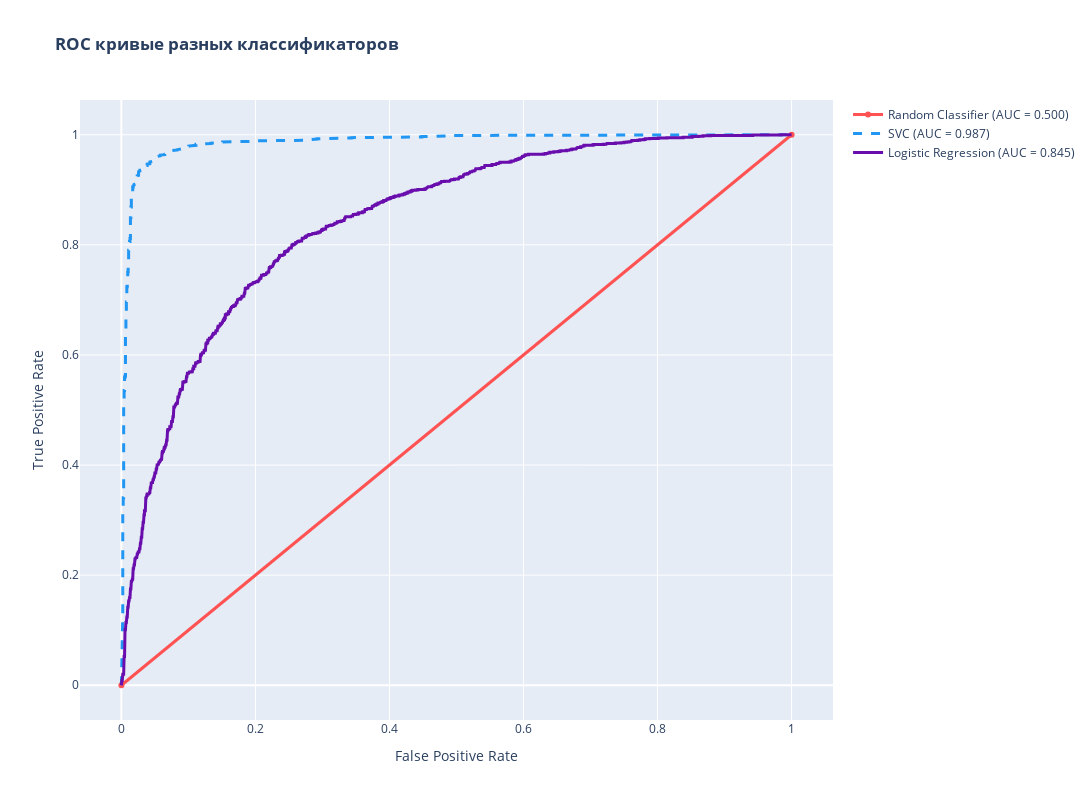

Source (notebook cell):
### Code cell
fig = go.Figure()

fpr1, tpr1, _ = roc_curve(y_test, y_random)
auc1 = auc(fpr1, tpr1)
fig.add_trace(go.Scatter(x=fpr1, y=tpr1, 
                         name=f'Random Classifier (AUC = {auc1:.3f})',
                         line=dict(color='#FF5252', width=3)))


fpr2, tpr2, _ = roc_curve(y_test, y_test_pred_svc)
auc2 = auc(fpr2, tpr2)
fig.add_trace(go.Scatter(x=fpr2, y=tpr2,
                         name=f'SVC (AUC = {auc2:.3f})',
                         line=dict(color='#2196F3', width=3, dash='dash')))


fpr3, tpr3, _ = roc_curve(y_test, y_test_pred_logreg)
auc3 = auc(fpr3, tpr3)
fig.add_trace(go.Scatter(x=fpr3, y=tpr3,
                         name=f'Logistic Regression (AUC = {auc3:.3f})',
                         line=dict(color='#6A0DAD', width=3)))

fig.update_layout(
    title='<b>ROC кривые разных классификаторов</b>',
    xaxis_title='False Positive Rate',
    yaxis_title='True Positive Rate',
    width=1200,
    height=800
)

fig.show()

### Figure 1 — Plotly figure (JSON) as saved in the notebook; plotly's stock layout.template omitted (floating-point values rounded to 4 significant figures; data arrays with more than 128 entries replaced by an {"elided": "..."} marker saying what was removed)
{"data": [{"line": {"color": "#FF5252", "width": 3}, "name": "Random Classifier (AUC = 0.500)", "type": "scatter", "x": [0, 1], "y": [0, 1]}, {"line": {"color": "#2196F3", "dash": "dash", "width": 3}, "name": "SVC (AUC = 0.987)", "type": "scatter", "x": {"elided": "213 float values"}, "y": {"elided": "213 float values"}}, {"line": {"color": "#6A0DAD", "width": 3}, "name": "Logistic Regression (AUC = 0.845)", "type": "scatter", "x": {"elided": "954 float values"}, "y": {"elided": "954 float values"}}], "layout": {"height": 800, "title": {"text": "<b>ROC кривые разных классификаторов</b>"}, "width": 1200, "xaxis": {"title": {"text": "False Positive Rate"}}, "yaxis": {"title": {"text": "True Positive Rate"}}}}
